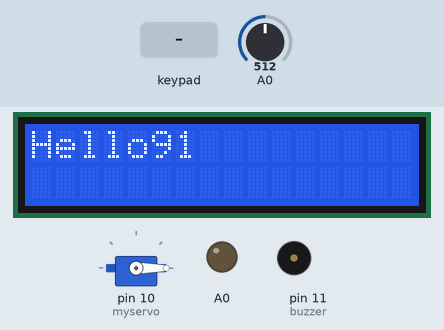
Simulated run of this sketch. Board: Arduino Uno, built with avr-gcc and run on an emulated ATmega328P. Parts: 16×2 character LCD, servo, output pins drawn as LEDs (lit = HIGH), buzzer (waves = sounding, pin HIGH). The inputs (shaded band) are chosen by the test bench; at power-on: A0 = 512. What the sketch prints to the serial monitor is not drawn.

Above: at 1.2 s.
1.3 s: keypad keys 1 2 3 4 * pressed 0.4 s apart
At 4.2 s:
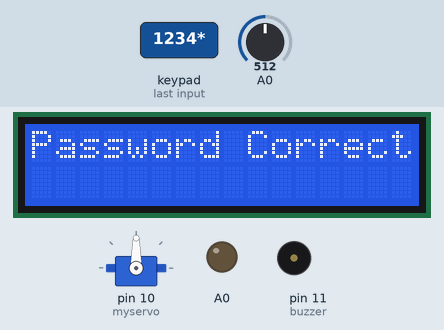
4.8 s: keypad keys 9 8 7 6 * pressed 0.4 s apart
At 7.2 s:
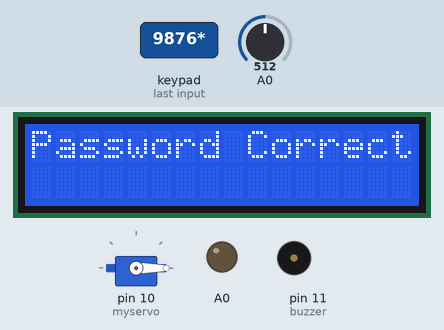
Timing chart, 0 to 8.7 s (numbered marks = the images above; inputs shaded):
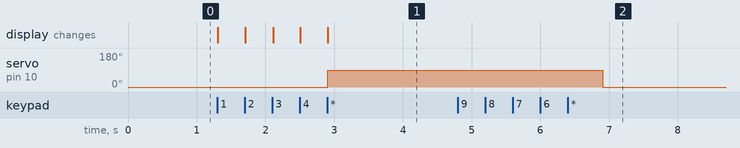

The sketch:

IOT_DoorUnlock11.ino
```cpp
//#include <EEPROM.h>
#include <Keypad.h>
#include <Servo.h>
#include <LiquidCrystal.h>
//#include <WiFiClientSecureAxTLS.h> // กรณีขึ้น Error ให้เอาบรรทัดนี้ออก

#define WIFI_SSID "iPhone ของ Pimwaree"
#define WIFI_PASSWORD "sspimmmm"
#define LINE_TOKEN "y7RgtjbzOo1JfJRWHRzch3NxAOhMQSsKmBXErTmv25r"

const byte ROWS = 4;
const byte COLS = 4;
char keys[ROWS][COLS] = {
  {'1', '2', '3', 'A'},
  {'4', '5', '6', 'B'},
  {'7', '8', '9', 'C'},
  {'*', '0', '#', 'D'}
};
byte rowPins[ROWS] = {9, 8, 7, 6};
byte colPins[COLS] = {5, 4, 3, 2};
Keypad keypad = Keypad( makeKeymap(keys), rowPins, colPins, ROWS, COLS);
LiquidCrystal lcd(9,8, 5, 4, 3, 2);
Servo myservo;

String real_password = "1234";
String message = "You fail to unlock 3 times. If it isn't you call the cop.";
char input_password[4];
int inputpassCount = 0;
int wrongCount = 0;

int buzzer = 11;

//String LINE_TOKEN = "FYci58hhEplaMRtGZmao2XTdDGggDbnKnc1Fr3v1glN";

void setup(){
  // set up the LCD's number of columns and rows:
//  pinMode(D2, INPUT);
//  pinMode(D3, OUTPUT);
  lcd.begin(16, 2);
  Serial.begin(9600);
  lcd.setCursor(0,0);
  lcd.print("He");
  lcd.print("llo");
  lcd.print('9');
  lcd.print("1");
  myservo.attach(10);
  myservo.write(0);
  pinMode(buzzer, OUTPUT);
//  lcd.setCursor(0,1);
//  WiFi.begin(WIFI_SSID, WIFI_PASS);
//  while (WiFi.status() != WL_CONNECTED) {
//  Serial.print(".");
//  delay(500);
//}
//Serial.println();
//Serial.print("connected: ");
//Serial.println(WiFi.localIP());
  pinMode(A0, OUTPUT);
}
void loop(){
  Serial.println(analogRead(A0));
  char key = keypad.getKey();
  if (key != NO_KEY){
    lcd.print(key);
    if (key == '*' && inputpassCount >= 4) {
      // When User Enter
      Serial.println();
      if (real_password.equals(get_password_string())) {
        lcd.clear();
        lcd.println("Password Correct");
        wrongCount = 0;
        unlock();
      } else {
        Serial.println("Password Wrong");
        wrongCount++;
        if (wrongCount >= 3) {
          // Alert Here
          analogWrite(A0, 1023);
          Serial.println(analogRead(A0));
          delay(1000);
          analogWrite(A0, 0);
          alert();
          wrongCount = 0;
        }
      }
      Serial.print("INSERT Password : ");
      inputpassCount = 0;
    } else if (key == '#' && inputpassCount > 0) {
      inputpassCount--;
      Serial.println();
      Serial.print("INSERT Password : ");
      Serial.print(get_password_string());
    } else if (key == 'D') {
      inputpassCount = 0;
      Serial.println();
      Serial.print("INSERT Password : ");
    } else if (inputpassCount < 4 && key != 'A' && key != 'B' && key != 'C' && key != '#' && key != '*') {
      Serial.print(key);
      input_password[inputpassCount] = key;
      inputpassCount++;
    }
  }
}

String get_password_string() {
  String merged = "";
  for(int i=0; i<inputpassCount; i++) {
    merged += input_password[i];
  }
  return merged;
}

void unlock() {
  myservo.write(90);
  delay(4000);
  myservo.write(0);
}

//void Line_Notify(String message) {
//  axTLS::WiFiClientSecure client; // กรณีขึ้น Error ให้ลบ axTLS:: ข้างหน้าทิ้ง
//
//  if (!client.connect("notify-api.line.me", 443)) {
//    Serial.println("connection failed");
//    return;
//  }
//  String req = "";
//  req += "POST /api/notify HTTP/1.1\r\n";
//  req += "Host: notify-api.line.me\r\n";
//  req += "Authorization: Bearer " + String(LINE_TOKEN) + "\r\n";
//  req += "Cache-Control: no-cache\r\n";
//  req += "User-Agent: ESP8266\r\n";
//  req += "Connection: close\r\n";
//  req += "Content-Type: application/x-www-form-urlencoded\r\n";
//  req += "Content-Length: " + String(String("message=" + message).length()) + "\r\n";
//  req += "\r\n";
//  req += "message=" + message;
//  // Serial.println(req);
//  client.print(req);
//
//  delay(20);
//
//  // Serial.println("-------------");
//  while(client.connected()) {
//    String line = client.readStringUntil('\n');
//    if (line == "\r") {
//      break;
//    }
//    //Serial.println(line);
//  }
//  // Serial.println("-------------");
//}

void alert() {
  tone(buzzer, 100);
  delay(100);
  tone(buzzer, 400);
  delay(100);
  tone(buzzer, 700);
  delay(100);
  tone(buzzer, 1000);
  delay(3000);
  noTone(buzzer);
}


// initialize the library with the numbers of the interface pins
```

Measured:
- after the input at 1.3 s, servo on pin 10 (myservo): 0° → 90° after 1.6 s; the display: first changes at once (image 1 shows a later state)
